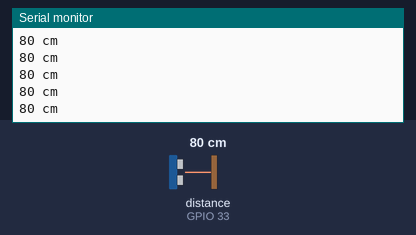
This sketch was run on a simulated ESP32. Shown: the last lines printed to the serial monitor. Wiring (inferred from the names in the program): ultrasonic range finder: trigger GPIO 32; echo GPIO 33. Inputs (shaded band) come from the test bench; at power-on: distance to the obstacle (sensor on GPIO 33) 80 cm. The echo pulse lasts 58.3 µs per cm.

Above: at 1.2 s.
1.3 s: distance to the obstacle (sensor on GPIO 33) set to 2 cm
At 1.37 s:
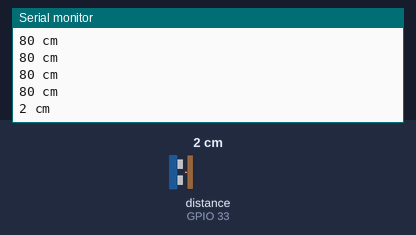
2.8 s: distance to the obstacle (sensor on GPIO 33) set to 4 cm
At 2.88 s:
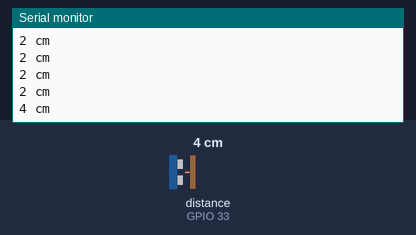
Timing chart, 0 to 5.8 s (numbered marks = the images above; inputs shaded):
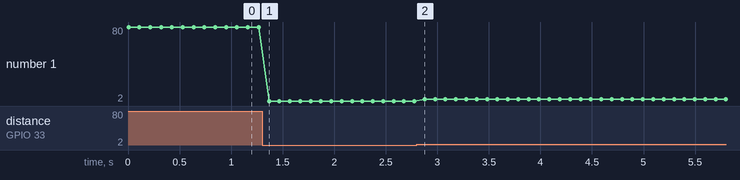

The sketch:

esp32_hc_sr04_test.ino
```cpp
#include "hc_sr04.h"

void setup() {
  Serial.begin(9600);
  Init_HC_SR04();
}

void loop() {
  Serial.print(Read_HC_SR04_Data());
  Serial.println(" cm");
  delay(100);
  }
```

hc_sr04.h
```cpp
/************************
  HC_SR04 接口定义：
    VCC: 5.0V
    GND: 0V
    Trig:超声波使能引脚
    Echo:超声波回波接收引脚

*************************/

int trigPin = 32;  //发出声波引脚 (ESP32 GPIO32)
int echoPin = 33;  //接收声波引脚 (ESP32 GPIO33)

void Init_HC_SR04() {
  pinMode(trigPin, OUTPUT);
  pinMode(echoPin, INPUT);
}

unsigned long Read_HC_SR04_Data() {

  //低高低电平发一个短时间脉冲去TrigPin
  digitalWrite(trigPin, LOW);
  delayMicroseconds(2);

  digitalWrite(trigPin, HIGH);                   //打开超声波发射引脚
  delayMicroseconds(10);                         //让该引脚保持 10us的高电平
  digitalWrite(trigPin, LOW);                    //关闭超声波发射引脚

  // 探测等待过长的时间，这里设置了超时保护，相当于减小了 探测距离： 340 （m/s） * 6 (ms) / 1000 (s) / 2.0 = 1.02 (m)
  return (pulseIn(echoPin, HIGH,6000) / 58.0);  //通过传回时间计算距离 cm
}
```

Measured:
- after the input at 1.3 s, the serial monitor: prints a new line after 0.07 s (image 1)
- after the input at 2.8 s, the serial monitor: prints a new line after 0.08 s (image 2)
- plotted number 1: 80 → 2 after the input at 1.3 s, 2 → 4 after the input at 2.8 s
